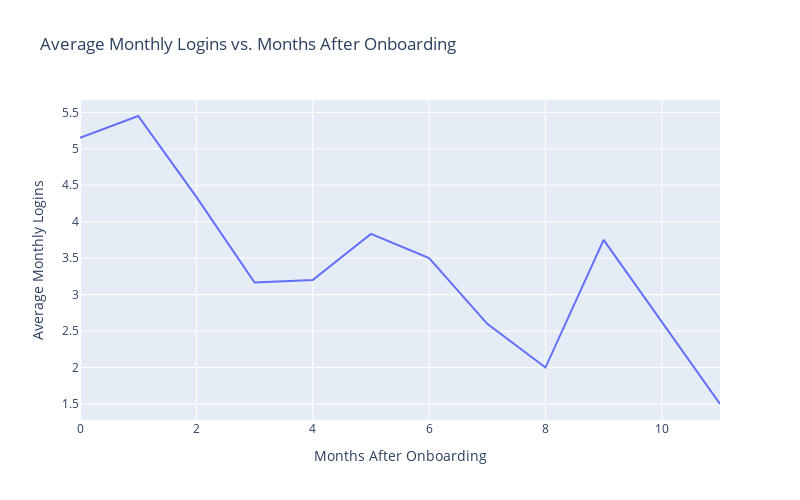

This figure's notebook cell:
### Code cell
fig = px.line(average_monthly_login, 
              x=average_monthly_login.index, 
              y='Average Monthly Logins', 
              labels={'index': 'Months After Onboarding', 'Average Monthly Logins': 'Average Monthly Logins'},
              title='Average Monthly Logins vs. Months After Onboarding')
fig.update_layout(width = 800, height = 500)

fig.show()

### Figure 1 — Plotly figure (JSON) as saved in the notebook; plotly's stock layout.template omitted (floating-point values rounded to 4 significant figures)
{"data": [{"hovertemplate": "Months After Onboarding=%{x}<br>Average Monthly Logins=%{y}<extra></extra>", "legendgroup": "", "line": {"color": "#636efa", "dash": "solid"}, "marker": {"symbol": "circle"}, "mode": "lines", "name": "", "orientation": "v", "showlegend": false, "type": "scatter", "x": [0, 1, 2, 3, 4, 5, 6, 7, 8, 9, 11], "xaxis": "x", "y": [5.152, 5.45, 4.341, 3.167, 3.2, 3.833, 3.5, 2.6, 2, 3.75, 1.5], "yaxis": "y"}], "layout": {"height": 500, "legend": {"tracegroupgap": 0}, "title": {"text": "Average Monthly Logins vs. Months After Onboarding"}, "width": 800, "xaxis": {"anchor": "y", "domain": [0, 1], "title": {"text": "Months After Onboarding"}}, "yaxis": {"anchor": "x", "domain": [0, 1], "title": {"text": "Average Monthly Logins"}}}}
